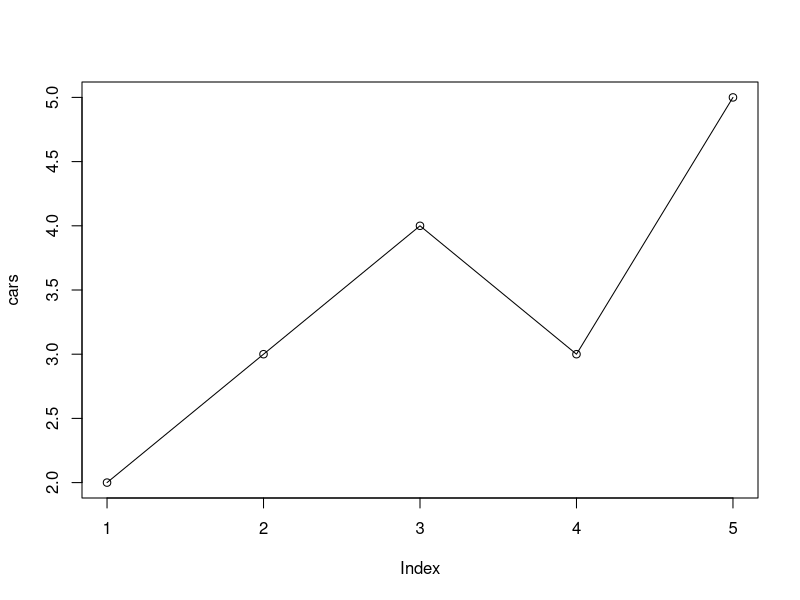
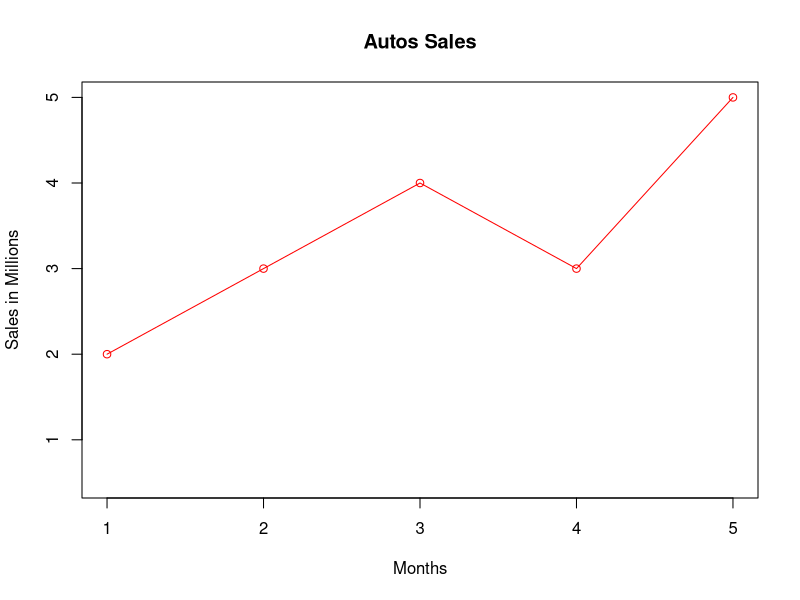
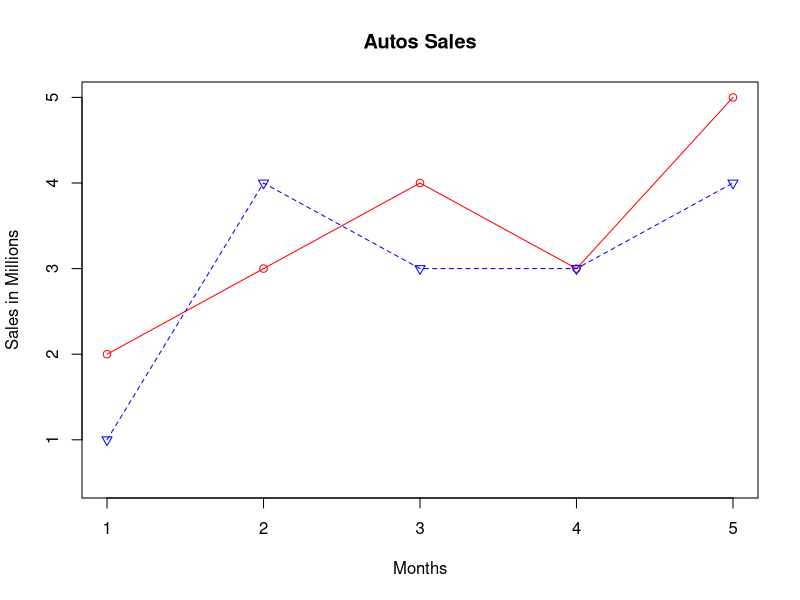
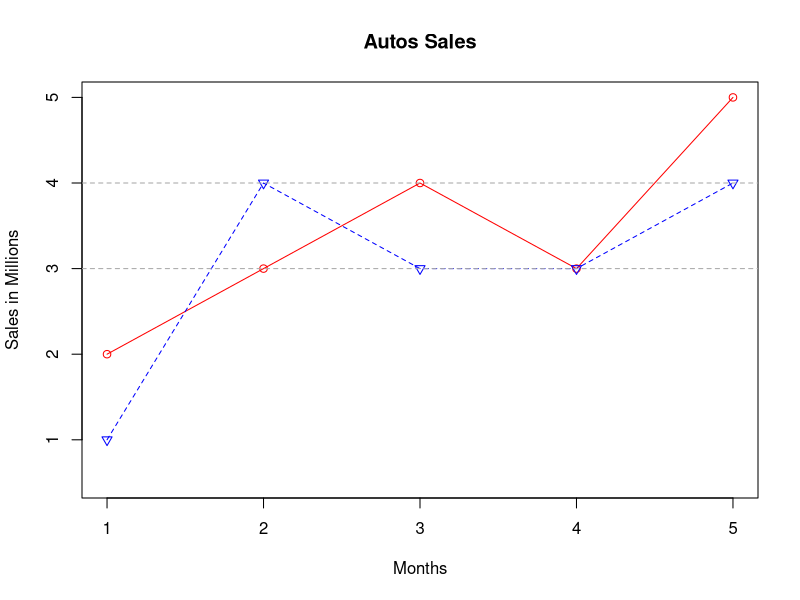
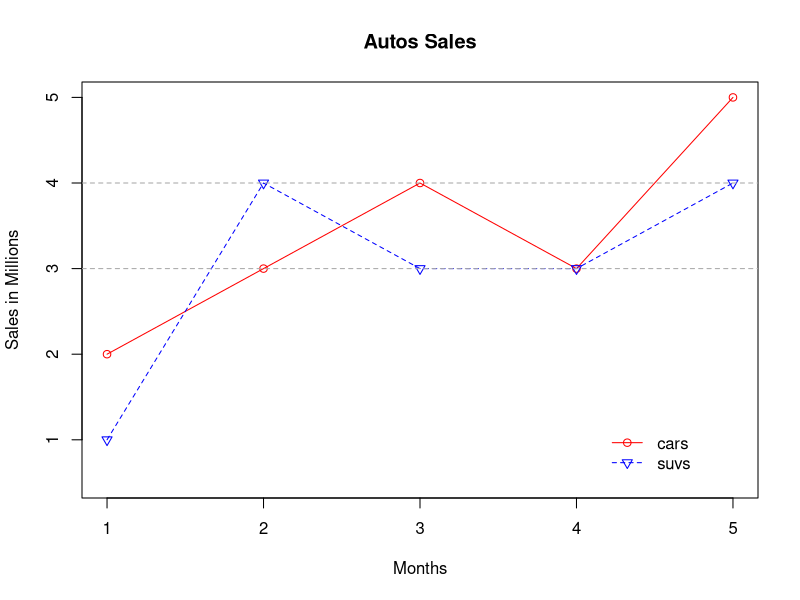
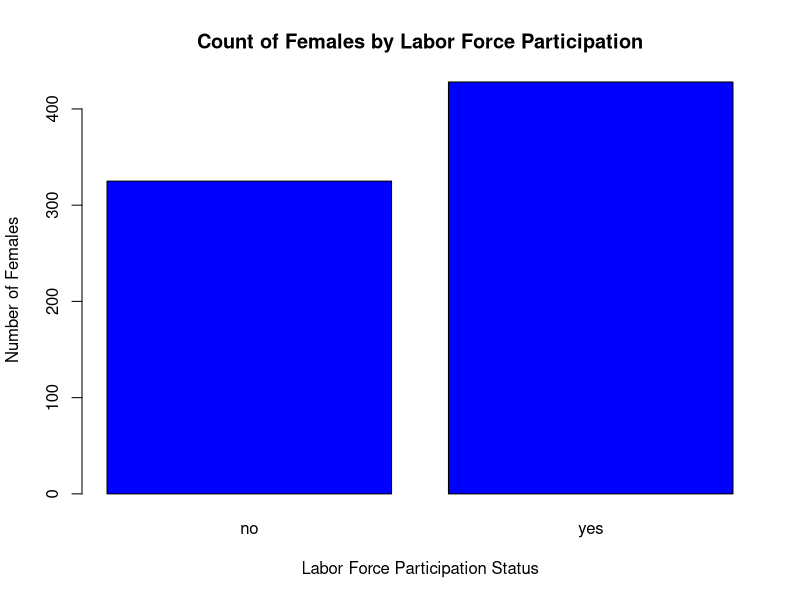
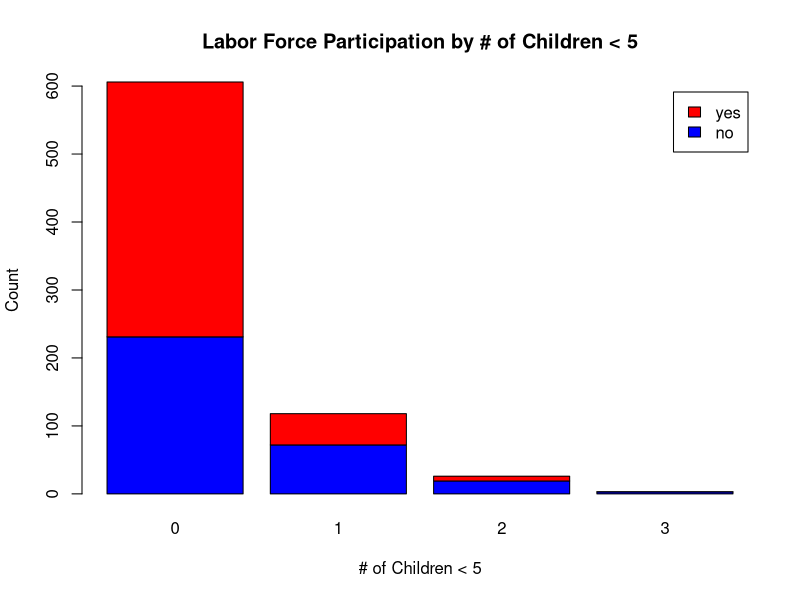
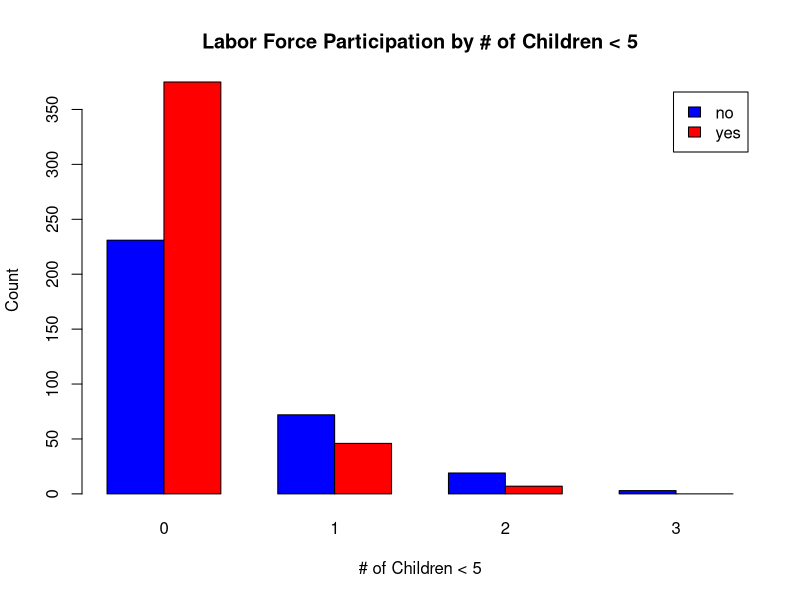

Generate these figures, in order, with R:
## ---- chunk 1
knitr::opts_chunk$set(echo = FALSE)
## ---- chunk 2
cars = c(2,3,4,3,5)
plot(cars, type = "o")
## ---- chunk 3
plot(cars, type="o", col="red", ylim=c(0.5,5), 
     xlab="Months", ylab="Sales in Millions",
     main="Autos Sales")
## ---- chunk 4
plot(cars, type="o", col="red", ylim=c(0.5,5), 
     xlab="Months", ylab="Sales in Millions",
     main="Autos Sales")
suvs = c(1,4,3,3,4)
lines(suvs, type="o", col="blue", lty=2, pch=6)
## ---- chunk 5
plot(cars, type="o", col="red", ylim=c(0.5,5), 
     xlab="Months", ylab="Sales in Millions",
     main="Autos Sales")
lines(suvs, type="o", col="blue", lty=2, pch=6)
abline(h=c(3,4), lty=2, col="darkgrey") # h for horizontal
## ---- chunk 6
plot(cars, type="o", col="red", ylim=c(0.5,5), 
     xlab="Months", ylab="Sales in Millions",
     main="Autos Sales")
lines(suvs, type="o", col="blue", lty=2, pch=6)
abline(h=c(3,4), lty=2, col="darkgrey") # h for horizontal
legend(4.2, 1.2, c("cars","suvs"), col=c("red","blue"), lty=1:2, pch=c(1,6), bty="n")
## ---- chunk 7
library(car)
data(Mroz) # load Mroz data
str(Mroz)
## ---- chunk 8
summary(Mroz)
## ---- chunk 9
barplot(table(Mroz$lfp), col = "blue", 
        main = "Count of Females by Labor Force Participation",
        xlab = "Labor Force Participation Status", ylab = "Number of Females")
## ---- chunk 10
counts <- table(Mroz$lfp, Mroz$k5)
barplot(counts, col = c("blue","red"),
        main = "Labor Force Participation by # of Children < 5",
        xlab = "# of Children < 5", ylab = "Count",
        legend = rownames(counts))
## ---- chunk 11
counts <- table(Mroz$lfp, Mroz$k5)
barplot(counts, col = c("blue","red"),
        main = "Labor Force Participation by # of Children < 5",
        xlab = "# of Children < 5", ylab = "Count",
        legend = rownames(counts), beside = T)
## ---- chunk 12
plot(Mroz$age, Mroz$lwg, col = ifelse(Mroz$lfp == "yes", "red", "blue"),
     main = "Age vs. Log Wage by LFP", xlab = "Age (Years)", ylab = "Wage")
legend(x = 50, y = -1.5, legend = c("in LF", "Out of LF"),
       fill = c("red", "blue"), bty = "n")
## ---- chunk 13
fitLogistic <- glm(lfp ~ k5 + age, family=binomial(logit), data=Mroz)
fitLogistic
## ---- chunk 14
summary(fitLogistic)
## ---- chunk 15
names(fitLogistic)
## ---- chunk 16
exp(confint(fitLogistic, level=0.95))
## ---- chunk 17
exp(confint.default(fitLogistic, level=0.95))
## ---- chunk 18
head(Mroz,1)
XB <- as.vector(head(predict(fitLogistic),1))
XB
p <- as.vector(head(predict(fitLogistic, type = "response"),1))
p
exp(XB)/(1 + exp(XB))  # inverse logit function
## ---- chunk 19
fitLogistic2 = update(fitLogistic, . ~ . + inc + lwg, data=Mroz)
## ---- chunk 20
fitLogistic2
## ---- chunk 21
anova(fitLogistic, fitLogistic2, test='LRT')
